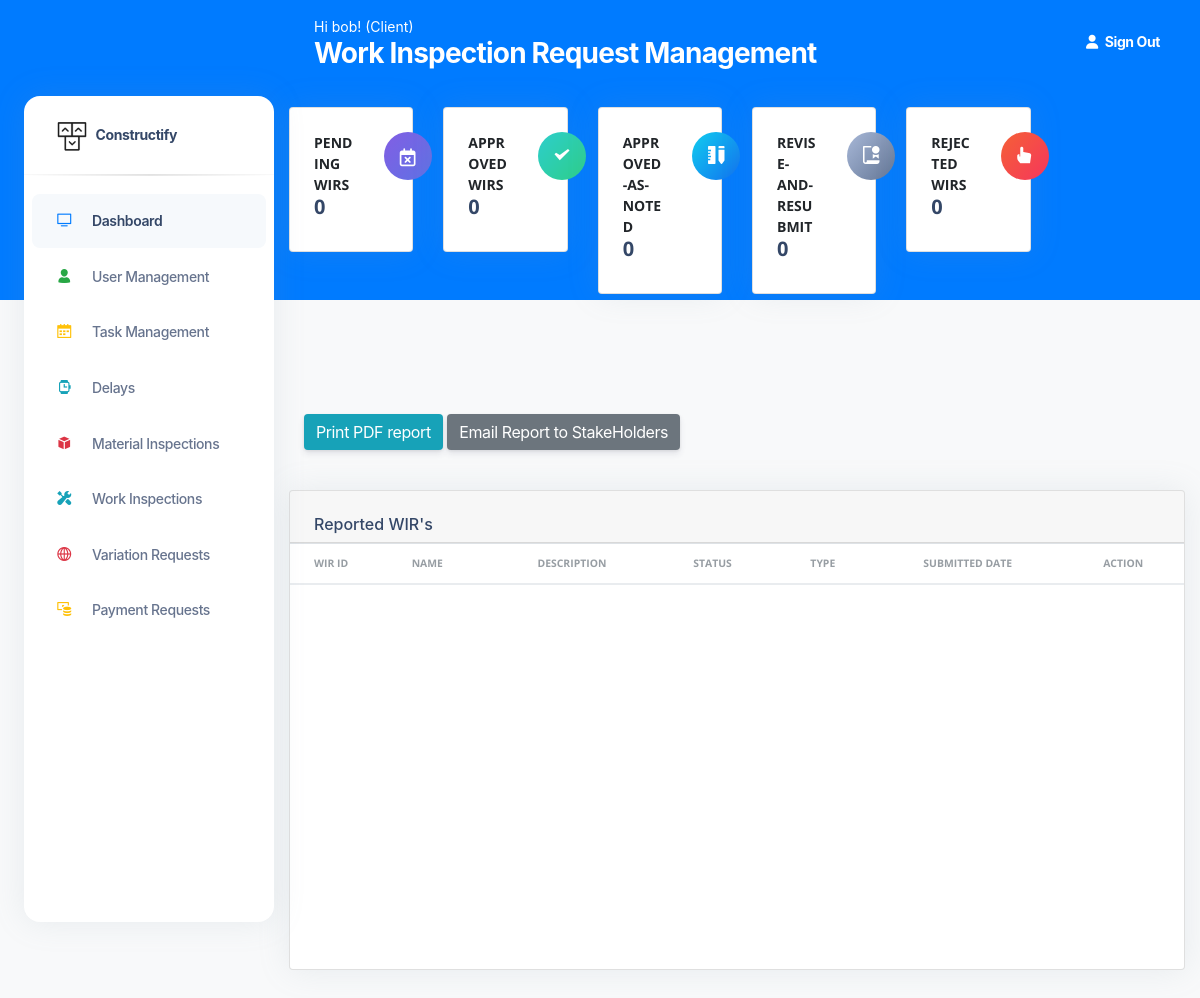
Page /WorkInspectionReqs (signed in) on the earlier database version.
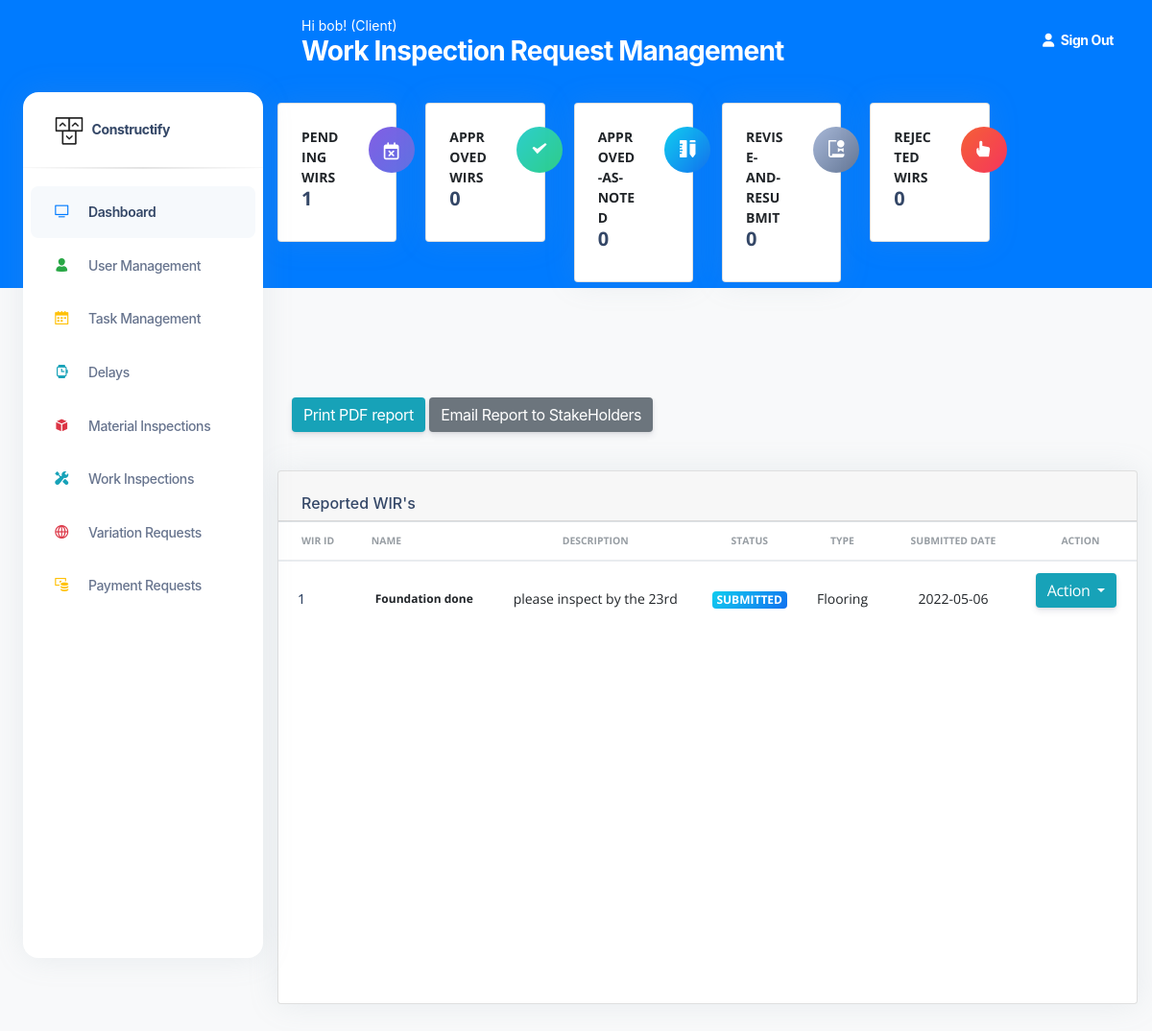
Same page on the later database version.
### construct/models.py (models this page shows)
class WorkInspectionRequests(db.Model):
    id = db.Column(db.Integer(), nullable=False, primary_key=True)
    type = db.Column(db.String(length=30), nullable=False)
    name = db.Column(db.String(length=30), nullable=False)
    description = db.Column(db.String(length=30), nullable=False)
    status = db.Column(db.String(length=30), nullable=True, default="Submitted")
    submitted_date = db.Column(db.String(length=30), nullable=False)

### construct/routes.py (the view)
@app.route("/WorkInspectionReqs", methods=['GET', 'POST'])
@login_required
def work_inspection_page():
    db.create_all()
    pending_wirs= WorkInspectionRequests.query.filter(WorkInspectionRequests.status == "Submitted").count()
    approved_wirs= WorkInspectionRequests.query.filter(WorkInspectionRequests.status == "Approved!").count()
    Approved_As_Noted_wirs= WorkInspectionRequests.query.filter(WorkInspectionRequests.status == "Approved-As-Noted").count()
    ReviseandReSubmit_wirs= WorkInspectionRequests.query.filter(WorkInspectionRequests.status == "Revise-and-ReSubmit").count()
    Rejected_wirs= WorkInspectionRequests.query.filter(WorkInspectionRequests.status == "Rejected").count()
    wir_list = WorkInspectionRequests.query.all()
    page_message="Work Inspection Request Management"
    if request.method == "GET":
        return render_template('WorkInspectionManagementPage.html',pending_wirs=pending_wirs,approved_wirs=approved_wirs,Approved_As_Noted_wirs=Approved_As_Noted_wirs,
        ReviseandReSubmit_wirs=ReviseandReSubmit_wirs,Rejected_wirs=Rejected_wirs,wir_list=wir_list,page_message=page_message )

### construct/models.py (called while the page is built)
@login_manager.user_loader
def load_user(user_id):
    return User.query.get(int(user_id))

### construct/templates/WorkInspectionManagementPage.html (shortened to what the changed rows need)
<!DOCTYPE html>
<html lang="en">
<head>
  <link href="{{ url_for('static', filename='assets')}}/css/nucleo-icons.css" rel="stylesheet" />
  <link href="{{ url_for('static', filename='assets')}}/css/nucleo-svg.css" rel="stylesheet" />
  <link href="{{ url_for('static', filename='assets')}}/css/nucleo-svg.css" rel="stylesheet" />
  <link id="pagestyle" href="{{ url_for('static', filename='assets')}}/css/argon-dashboard.css?v=2.0.2"
    rel="stylesheet" />
  <link rel="stylesheet" type="text/css"
    href="https://stackpath.bootstrapcdn.com/bootstrap/4.2.1/css/bootstrap.min.css">
</head>
{% include 'includes/GlobalSideNavbar.html' %}
<main class="main-content position-relative border-radius-lg ">
  <div class="container-fluid py-4">
    <div class="row">
      <div class="col-xl-2 col-sm-6 mb-xl-0 mb-4">
        <div class="card">
          <div class="card-body p-4">
            <div class="row">
              <div class="col-8">
                <div class="numbers">
                  <p class="text-sm mb-0 text-uppercase font-weight-bold">Pending </p>
                  <p class="text-sm mb-0 text-uppercase font-weight-bold"> WIRs</p>
                  <h5 class="font-weight-bolder">
                    {{pending_wirs}}
                  </h5>
                </div>
              </div>
            </div>
          </div>
        </div>
      </div>
    </div>
  </div>
  <br><br><br><br>
  <div class="container-fluid py-4">
    <div class="row">
      <div class="col-12">
        <div class="card mb-4">
          <div class="card-body px-0 pt-0 pb-10">
            <div class="table-responsive p-0">
              <table class="table align-items-center mb-10">
                <thead>
                  <tr>
                    <th class="text-uppercase text-secondary text-xxs font-weight-bolder opacity-7">WIR ID</th>
                    <th class="text-uppercase text-secondary text-xxs font-weight-bolder opacity-7 ps-2">Name</th>
                    <th class="text-center text-uppercase text-secondary text-xxs font-weight-bolder opacity-7">Description</th>
                    <th class="text-center text-uppercase text-secondary text-xxs font-weight-bolder opacity-7">Status</th>
                    <th class="text-center text-uppercase text-secondary text-xxs font-weight-bolder opacity-7">Type</th>
                    <th class="text-center text-uppercase text-secondary text-xxs font-weight-bolder opacity-7">Submitted Date</th>
                    <th class="text-center text-uppercase text-secondary text-xxs font-weight-bolder opacity-7">Action</th>
                  </tr>
                </thead>
                <tbody>
                  {% for wir in wir_list %}
                  <tr>
                    <td>
                      <div class="d-flex px-2 py-1">
                        <div class="d-flex flex-column justify-content-center">
                          <h6 class="mb-0 text-sm">{{wir.id}}</h6>
                        </div>
                      </div>
                    </td>
                    <td>
                      <p class="text-xs font-weight-bold mb-0">{{wir.name}}</p>
                    </td>
                    <td class="align-middle text-center text-sm">
                      <p class="mb-0 text-sm">{{wir.description}}</p>
                    </td>
                    {% if 'Submitted' in wir.status %}
                    <td class="align-middle text-center">
                      <span class="badge badge-sm bg-gradient-info">{{wir.status}}</span>
                    </td>
                    {% endif %}
                    <td class="align-middle text-center text-sm">
                      <p class="mb-0 text-sm">{{wir.type}}</p>
                    </td>
                    <td class="align-middle text-center">
                      <p class="mb-0 text-sm">{{wir.submitted_date}}</p>
                    </td>
                    <td class="align-middle">
                          <div class="btn-group">
                      <button type="button" class="btn btn-info dropdown-toggle" data-toggle="dropdown"
                          aria-haspopup="true" aria-expanded="false">
                         Action
                        </button>
                      </div>
                    </td>
                  </tr>
                  {% endfor %}
                </tbody>
              </table>
            </div>
          </div>
        </div>
      </div>
    </div>
  </div>
  </body>
</html>

Differences in the rows shown:
added WorkInspectionRequests: id "1", name "Foundation done", description "please inspect by the 23rd", status "SUBMITTED", type "Flooring", submitted_date "2022-05-06"
Other differences:
{{ pending_wirs }}: "0" → "1"
